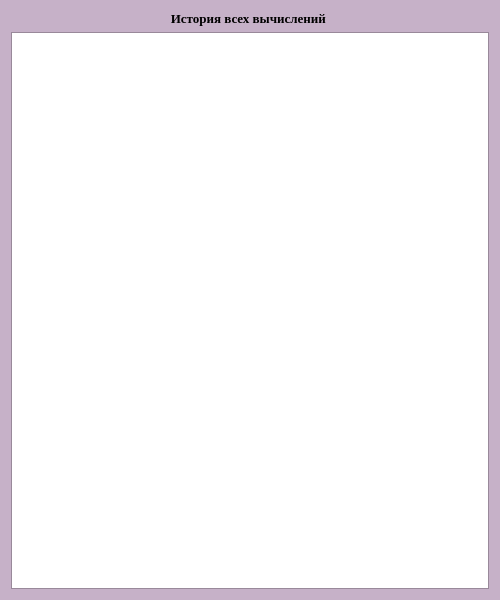
<?xml version="1.0" encoding="UTF-8"?>
<ui version="4.0">
 <class>Form</class>
 <widget class="QWidget" name="Form">
  <property name="geometry">
   <rect>
    <x>0</x>
    <y>0</y>
    <width>500</width>
    <height>600</height>
   </rect>
  </property>
  <property name="palette">
   <palette>
    <active>
     <colorrole role="Base">
      <brush brushstyle="SolidPattern">
       <color alpha="255">
        <red>255</red>
        <green>255</green>
        <blue>255</blue>
       </color>
      </brush>
     </colorrole>
     <colorrole role="Window">
      <brush brushstyle="SolidPattern">
       <color alpha="255">
        <red>198</red>
        <green>177</green>
        <blue>200</blue>
       </color>
      </brush>
     </colorrole>
    </active>
    <inactive>
     <colorrole role="Base">
      <brush brushstyle="SolidPattern">
       <color alpha="255">
        <red>255</red>
        <green>255</green>
        <blue>255</blue>
       </color>
      </brush>
     </colorrole>
     <colorrole role="Window">
      <brush brushstyle="SolidPattern">
       <color alpha="255">
        <red>198</red>
        <green>177</green>
        <blue>200</blue>
       </color>
      </brush>
     </colorrole>
    </inactive>
    <disabled>
     <colorrole role="Base">
      <brush brushstyle="SolidPattern">
       <color alpha="255">
        <red>198</red>
        <green>177</green>
        <blue>200</blue>
       </color>
      </brush>
     </colorrole>
     <colorrole role="Window">
      <brush brushstyle="SolidPattern">
       <color alpha="255">
        <red>198</red>
        <green>177</green>
        <blue>200</blue>
       </color>
      </brush>
     </colorrole>
    </disabled>
   </palette>
  </property>
  <property name="windowTitle">
   <string>Form</string>
  </property>
  <layout class="QGridLayout" name="gridLayout">
   <item row="0" column="0">
    <widget class="QLabel" name="label">
     <property name="font">
      <font>
       <family>Times New Roman</family>
       <pointsize>10</pointsize>
       <weight>75</weight>
       <bold>true</bold>
      </font>
     </property>
     <property name="text">
      <string>&lt;html&gt;&lt;head/&gt;&lt;body&gt;&lt;p align=&quot;center&quot;&gt;История всех вычислений &lt;/p&gt;&lt;/body&gt;&lt;/html&gt;</string>
     </property>
    </widget>
   </item>
   <item row="1" column="0">
    <widget class="QTextEdit" name="textedit1"/>
   </item>
  </layout>
 </widget>
 <resources/>
 <connections/>
</ui>
